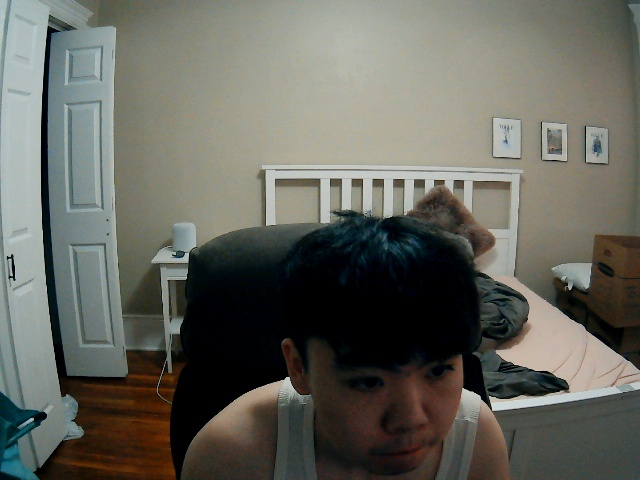
#> input picture src/main/java/com/cs673/backend/image/camera.jpg, 640 x 480 px
$ python -i image_correction.py   (imports and definitions only)
#> lines starting #> are read from the running program, lines starting #| are printed output that depends on the picture
# -*-coding: utf-8 -*-
"""
    @Author : PKing
    @E-mail : 390737991@qq.com
    @Date   : 2023-01-28 10:38:49
    @Brief  :
"""

import cv2
import numpy as np
from pybaseutils import geometry_tools, image_utils, file_utils


class ImageCorrection(object):
    """图像矫正程序"""

    # [47 lines left out: function get_hough_lines, not called in this run]

    @staticmethod
    def get_hough_lines_p(img: np.ndarray, rho=1, theta=np.pi / 180, threshold=50, max_angle=45,
                          max_lines=200, minLineLength=5, maxLineGap=10, thickness=2, vis=False):
        """
        https://blog.csdn.net/on2way/article/details/47028969
        :param img: 输入图像
        :param rho: 线段以像素为单位的距离精度,double类型的,推荐用1.0
        :param theta: 线段以弧度为单位的角度精度,推荐用numpy.pi/180
        :param threshold: : 累加平面的阈值参数,int类型,超过设定阈值才被检测出线段,
                            值越大,意味着检出的线段越长,检出的线段个数越少。根据情况推荐先用100试试
        :param  minLineLength 用来控制「接受直线的最小长度」的值，默认值为 0。
        :param  maxLineGap 用来控制接受共线线段之间的最小间隔，即在一条线中两点的最大间隔。
        :return:
        """
        if len(img.shape) == 3:
            gray = cv2.cvtColor(img, cv2.COLOR_BGR2GRAY)  # 灰度图像
        else:
            gray = img.copy()
        gray = image_utils.get_image_mask(gray, inv=True)
        edge = cv2.Canny(gray, threshold1=0, threshold2=255, apertureSize=3)
        lines = cv2.HoughLinesP(edge, rho=rho, theta=theta,
                                threshold=threshold,
                                minLineLength=minLineLength,
                                maxLineGap=maxLineGap)
        lines = [] if lines is None else lines[:, 0, :]
        lines = lines[0:min(len(lines), max_lines)]
        angles = []
        for x1, y1, x2, y2 in lines[:]:
            pt1, pt2 = (x1, y1), (x2, y2)  # P12 = point2-point1
            angle = geometry_tools.compute_horizontal_angle(pt1, pt2, minangle=False)
            # print(pt1, pt2, angle)
            if abs(angle) < max_angle:  # 水平直线
                angles.append(angle)
                if vis: cv2.line(img, pt1, pt2, color=(0, 0, 255), thickness=thickness)
            else:  # 垂直直线
                if vis: cv2.line(img, pt1, pt2, color=(255, 0, 0), thickness=thickness)
        angle = 0 if len(angles) < 1 else ImageCorrection.get_lines_mean_angle(angles)
        return angle, img

    # [18 lines left out: functions get_lines_mean_angle, rotation, not called in this run]

    @staticmethod
    def correct(image, max_angle=35, vis=False):
        """
        图像矫正
        :param image: 输入RGB或BGR图像
        :param max_angle: 图像最大的倾斜角度,超过该角度的无法矫正,默认不超过35°
        :param vis: 是否可视化图像矫正结果
        :return: image返回矫正后的图像
        :return: angle返回原始图像倾斜的角度
        """
        # angle, image_line = ImageCorrection.get_hough_lines(image, max_angle=max_angle,vis=vis)
        angle, image_line = ImageCorrection.get_hough_lines_p(image, max_angle=max_angle, vis=vis)
        image = ImageCorrection.rotation(image, angle=-angle)  # 9ms
        if vis:
            print(angle)
            image_line = image_utils.resize_image(image_line, size=(None, image.shape[0]))
            image_line = np.hstack((image_line, image))
            image_utils.cv_show_image("Origin-Alignment", image_line, delay=0, use_rgb=False)
        return image, angle


# [13 lines left out: function image_correction_demo, not called in this run]


# [5 lines not run here, left out]

>>> import cv2
>>> picture = cv2.imread('../../../image/camera.jpg')
#> picture is the input picture: shape (480, 640, 3); mean B, G, R 93.5, 101.6, 101.1
>>> result = ImageCorrection().correct(picture)
#> in get_hough_lines_p, `gray = cv2.cvtColor(img, cv2.COLOR_BGR2GRAY)`:
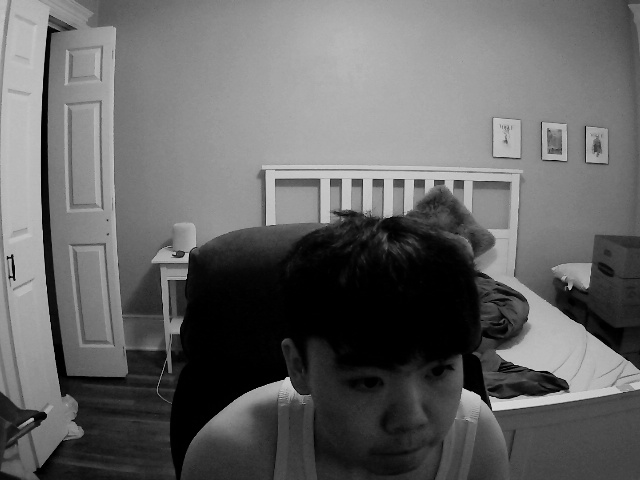
#> gray: shape (480, 640); min 0, max 217, mean 100.5
#> (the run stopped early here; a loop or call above may not have finished)
